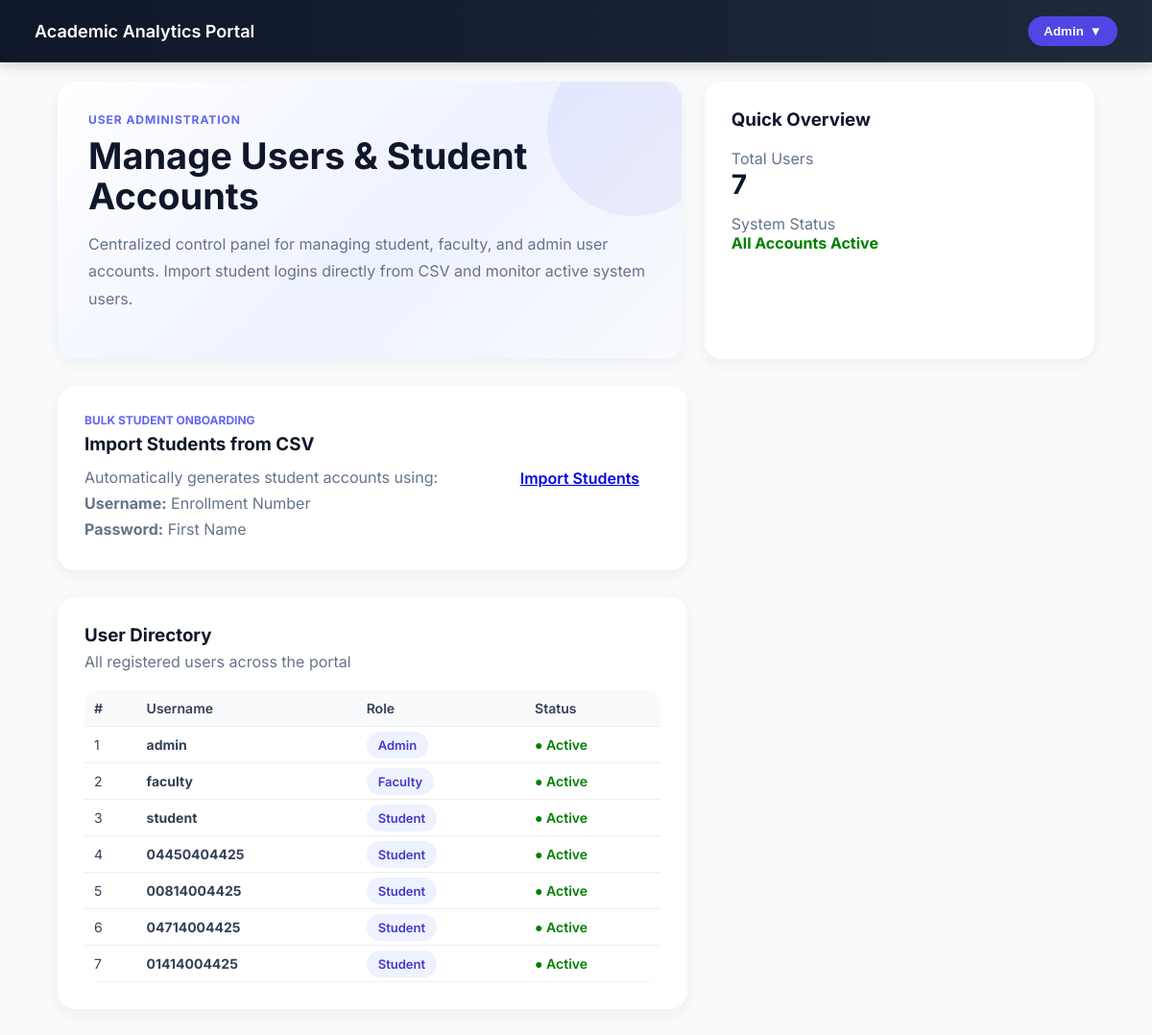
Page /admin/users (signed in) on the committed database.
### tables this page shows
CREATE TABLE users (
        id INTEGER PRIMARY KEY AUTOINCREMENT,
        username TEXT UNIQUE,
        password TEXT,
        role TEXT
    );

### routes/admin_routes.py (the view)
@admin_bp.route("/admin/users")
def manage_users():
    if "user" not in session or session.get("role") != "admin":
        return redirect(url_for("auth.login"))
    conn = get_db()
    cur = conn.cursor()
    cur.execute("SELECT username, role FROM users ORDER BY role")
    users = cur.fetchall()
    conn.close()
    return render_template(
        "manage_users.html",
        title="Manage Users",
        users=users
    )

### models/db.py (called while the page is built)
def get_db():
    return sqlite3.connect(DATABASE_PATH)

### templates/manage_users.html (shortened to what this page needs)
{% extends "base.html" %}
{% block content %}
<div class="dashboard-container" style="display:flex; flex-direction:column; gap:28px;">
    <section style="display:grid; grid-template-columns:1.6fr 1fr; gap:24px;">
        <div class="card" style="padding:32px; background:linear-gradient(135deg,#ffffff,#eef2ff 55%,#f8fafc); border:none; position:relative; overflow:hidden;">
            <div style="position:absolute; right:-40px; top:-40px; width:180px; height:180px; border-radius:50%; background:rgba(99,102,241,0.08);"></div>
            <p style="margin:0 0 10px; font-size:12px; font-weight:700; text-transform:uppercase; letter-spacing:0.08em; color:#6366f1;">
                User Administration
            </p>
            <h1 style="margin:0; font-size:38px; line-height:1.1;">
                Manage Users & Student Accounts
            </h1>
            <p style="margin-top:14px; max-width:700px; color:#64748b; line-height:1.8;">
                Centralized control panel for managing student, faculty, and admin user accounts.
                Import student logins directly from CSV and monitor active system users.
            </p>
        </div>
        <div class="card" style="padding:28px; border:none;">
            <h3 style="margin-top:0;">Quick Overview</h3>
            <div style="margin-top:16px; display:flex; flex-direction:column; gap:14px;">
                <div>
                    <p style="margin:0; color:#64748b;">Total Users</p>
                    <strong style="font-size:28px;">{{ users|length }}</strong>
                </div>
                <div>
                    <p style="margin:0; color:#64748b;">System Status</p>
                    <strong style="color:green;">All Accounts Active</strong>
                </div>
            </div>
        </div>
    </section>
    <section class="card" style="padding:28px; border:none;">
        <div style="display:flex; justify-content:space-between; align-items:center; gap:20px; flex-wrap:wrap;">
            <div>
                <p style="margin:0 0 6px; font-size:12px; font-weight:700; text-transform:uppercase; color:#6366f1;">
                    Bulk Student Onboarding
                </p>
                <h3 style="margin:0;">Import Students from CSV</h3>
                <p style="margin:10px 0 0; color:#64748b; line-height:1.7;">
                    Automatically generates student accounts using:
                    <br><strong>Username:</strong> Enrollment Number
                    <br><strong>Password:</strong> First Name
                </p>
            </div>
            <a href="/admin/import-students" class="btn-primary" style="padding:14px 22px; border-radius:14px;">
                Import Students
            </a>
        </div>
    </section>
    <section class="card" style="padding:28px; border:none;">
        <div style="display:flex; justify-content:space-between; align-items:center; margin-bottom:20px;">
            <div>
                <h3 style="margin:0;"> User Directory</h3>
                <p style="margin:6px 0 0; color:#64748b;">
                    All registered users across the portal
                </p>
            </div>
        </div>
        <table class="data-table">
            <thead>
                <tr>
                    <th>#</th>
                    <th>Username</th>
                    <th>Role</th>
                    <th>Status</th>
                </tr>
            </thead>
            <tbody>
                {% for user in users %}
                <tr>
                    <td>{{ loop.index }}</td>
                    <td><strong>{{ user[0] }}</strong></td>
                    <td>
                        <span style="padding:6px 12px; border-radius:999px; background:#eef2ff; color:#4338ca; font-weight:600; font-size:13px;">
                            {{ user[1]|capitalize }}
                        </span>
                    </td>
                    <td>
                        <span style="color:green; font-weight:600;">● Active</span>
                    </td>
                </tr>
                {% endfor %}
            </tbody>
        </table>
    </section>
</div>
{% endblock %}

### templates/base.html (shortened to what this page needs)
<!DOCTYPE html>
<html lang="en">
<head>
    <link rel="stylesheet" href="{{ url_for('static', filename='css/style.css') }}">
</head>
<body>
    {% if request.endpoint != 'auth.login' %}
    <header class="top-header">
    <div class="header-left">
        Academic Analytics Portal
    </div>
    <div class="header-right">
        <div class="profile-menu">
            <button class="profile-btn">
                {{ session.get("role")|capitalize }}
                <span class="arrow">▼</span>
            </button>
        </div>
    </div>
</header>
    {% endif %}
    <main class="main-content fade-in">
        {% block content %}{% endblock %}
    </main>
</body>
</html>

### static/css/style.css (style rules this page uses)
.top-header { height: 30px; background: linear-gradient(90deg, #0f172a, #1e293b); color: #ffffff; display: flex; align-items: center; justify-content: space-between; padding: 0 30px; box-shadow: 0 4px 12px rgba(0,0,0,0.15); }
body { margin: 0; }
.header-left { font-size: 18px; font-weight: 600; }
.header-right { display: flex; align-items: center; gap: 15px; }
.dashboard-container { padding: 20px 60px 40px; background: #f8fafc; min-height: calc(100vh - 60px); }
.card { background: #ffffff; padding: 30px; border-radius: 16px; box-shadow: 0 15px 40px rgba(0,0,0,0.08); max-width: 600px; }
.data-table { width: 100%; border-collapse: collapse; font-size: 14px; }
.data-table th, .data-table td { padding: 12px; border-bottom: 1px solid #e5e7eb; text-align: left; }
.data-table th { color: #475569; font-weight: 600; background: #f8fafc; }
.card { background:white; padding:25px; border-radius:10px; box-shadow:0 5px 15px rgba(0,0,0,0.05); }
.data-table { width:100%; border-collapse:collapse; }
.data-table th, .data-table td { padding:10px; border-bottom:1px solid #eee; }
.top-header { display:flex; justify-content:space-between; align-items:center; padding:15px 40px; background:linear-gradient(90deg,#0f172a,#1e293b); color:white; }
.profile-menu { position:relative; }
.profile-btn { background:#4f46e5; border:none; color:white; padding:8px 16px; border-radius:20px; cursor:pointer; font-weight:600; display:flex; align-items:center; gap:6px; }
body { background:#f8fafc; font-family:'Inter',sans-serif; color:#0f172a; }
.card, .stat-card, .action-card { border:1px solid rgba(226,232,240,0.9); border-radius:18px; transition:all 0.28s ease; }
.data-table { border-radius:14px; overflow:hidden; }
.data-table th { background:#f8fafc; color:#334155; font-weight:600; }
.data-table td { color:#334155; }
.btn-primary, .update-btn, .btn-login { border-radius:12px; font-weight:600; transition:all 0.25s ease; }
.top-header { height:64px; padding:0 36px; backdrop-filter:blur(10px); border-bottom:1px solid rgba(255,255,255,0.08); }
.top-header, .profile-menu { position: relative; z-index: 1000; }
.dashboard-container, .dashboard, .auth-layout, .page-wrapper, .main-content { animation: pageFade 0.45s ease; }

### rows in the picture
users: username "admin", role "Admin"
users: username "faculty", role "Faculty"
users: username "student", role "Student"
users: username "04450404425", role "Student"
users: username "00814004425", role "Student"
users: username "04714004425", role "Student"
users: username "01414004425", role "Student"

### other values in the picture
{{ session.get("role")|capitalize }} "Admin"
{{ users|length }} "7"
